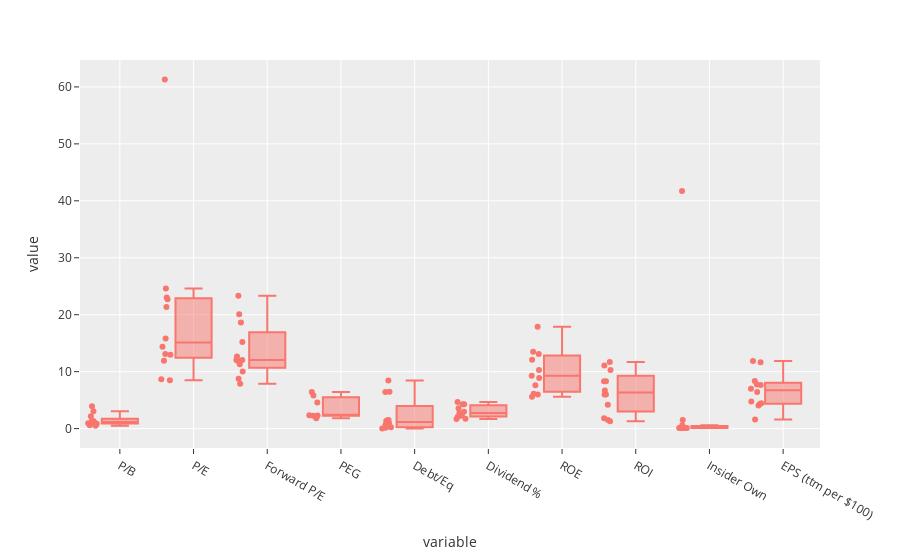

Write notebook code for a chart like this one.
### Markdown cell above
# Financial Stocks Boxplot

### Code cell
px.box(fin_df, points='all')

### Figure 1 — Plotly figure (JSON) as saved in the notebook; plotly's stock layout.template omitted (floating-point values rounded to 4 significant figures)
{"data": [{"alignmentgroup": "True", "boxpoints": "all", "hovertemplate": "variable=%{x}<br>value=%{y}<extra></extra>", "legendgroup": "", "marker": {"color": "#F8766D"}, "name": "", "notched": false, "offsetgroup": "", "orientation": "v", "showlegend": false, "type": "box", "x": ["P/B", "P/B", "P/B", "P/B", "P/B", "P/B", "P/B", "P/B", "P/B", "P/B", "P/B", "P/B", "P/E", "P/E", "P/E", "P/E", "P/E", "P/E", "P/E", "P/E", "P/E", "P/E", "P/E", "P/E", "Forward P/E", "Forward P/E", "Forward P/E", "Forward P/E", "Forward P/E", "Forward P/E", "Forward P/E", "Forward P/E", "Forward P/E", "Forward P/E", "Forward P/E", "Forward P/E", "PEG", "PEG", "PEG", "PEG", "PEG", "PEG", "PEG", "PEG", "PEG", "PEG", "PEG", "PEG", "Debt/Eq", "Debt/Eq", "Debt/Eq", "Debt/Eq", "Debt/Eq", "Debt/Eq", "Debt/Eq", "Debt/Eq", "Debt/Eq", "Debt/Eq", "Debt/Eq", "Debt/Eq", "Dividend %", "Dividend %", "Dividend %", "Dividend %", "Dividend %", "Dividend %", "Dividend %", "Dividend %", "Dividend %", "Dividend %", "Dividend %", "Dividend %", "ROE", "ROE", "ROE", "ROE", "ROE", "ROE", "ROE", "ROE", "ROE", "ROE", "ROE", "ROE", "ROI", "ROI", "ROI", "ROI", "ROI", "ROI", "ROI", "ROI", "ROI", "ROI", "ROI", "ROI", "Insider Own", "Insider Own", "Insider Own", "Insider Own", "Insider Own", "Insider Own", "Insider Own", "Insider Own", "Insider Own", "Insider Own", "Insider Own", "Insider Own", "EPS (ttm per $100)", "EPS (ttm per $100)", "EPS (ttm per $100)", "EPS (ttm per $100)", "EPS (ttm per $100)", "EPS (ttm per $100)", "EPS (ttm per $100)", "EPS (ttm per $100)", "EPS (ttm per $100)", "EPS (ttm per $100)", "EPS (ttm per $100)", "EPS (ttm per $100)"], "x0": " ", "xaxis": "x", "y": [1.29, 1.32, 0.87, 0.52, 1.02, 0.59, 0.94, 3.94, 3.03, 1.29, 2.18, 0.92, 23.04, 13.1, 11.93, 8.5, 8.68, 61.32, 15.82, 21.36, 22.71, 12.99, 24.61, 14.38, 20.1, 11.29, 11.92, 7.88, 10.04, 12.06, 8.74, 15.21, 18.64, 12.68, 23.32, 12.04, null, null, null, null, 2.34, 4.58, 1.83, 2.27, 2.29, 6.41, 5.8, null, 0.27, 1.35, 0, 1.51, 6.45, 1.46, 8.45, 6.42, 0.22, 0.93, 0.13, 0.64, null, 3.59, 2.98, 4.69, 2.72, 1.75, 2.4, 1.67, 2.25, 4.28, 2.08, 4.28, 5.6, 12.1, 9.3, null, 10.3, 7.6, 6, 17.9, 13.5, 13.1, 8.9, 6.1, 1.5, 8.3, 6, 8.3, 1.8, 10.3, 1.3, 4.2, 11.1, 11.7, 6.7, 6, 41.74, 0.1, 0.1, 0.25, 0.2, 0.13, 0.6, 0.1, 1.5, 0.09, 0.3, 0.1, 4.32, 7.647, 8.364, 11.85, 11.64, 1.617, 6.442, 4.746, 4.44, 7.73, 4.035, 6.993], "y0": " ", "yaxis": "y"}], "layout": {"autosize": true, "boxmode": "group", "legend": {"tracegroupgap": 0}, "margin": {"t": 60}, "xaxis": {"anchor": "y", "autorange": true, "domain": [0, 1], "range": [-0.5318, 9.5], "title": {"text": "variable"}, "type": "category"}, "yaxis": {"anchor": "x", "autorange": true, "domain": [0, 1], "range": [-3.407, 64.73], "title": {"text": "value"}, "type": "linear"}}}
